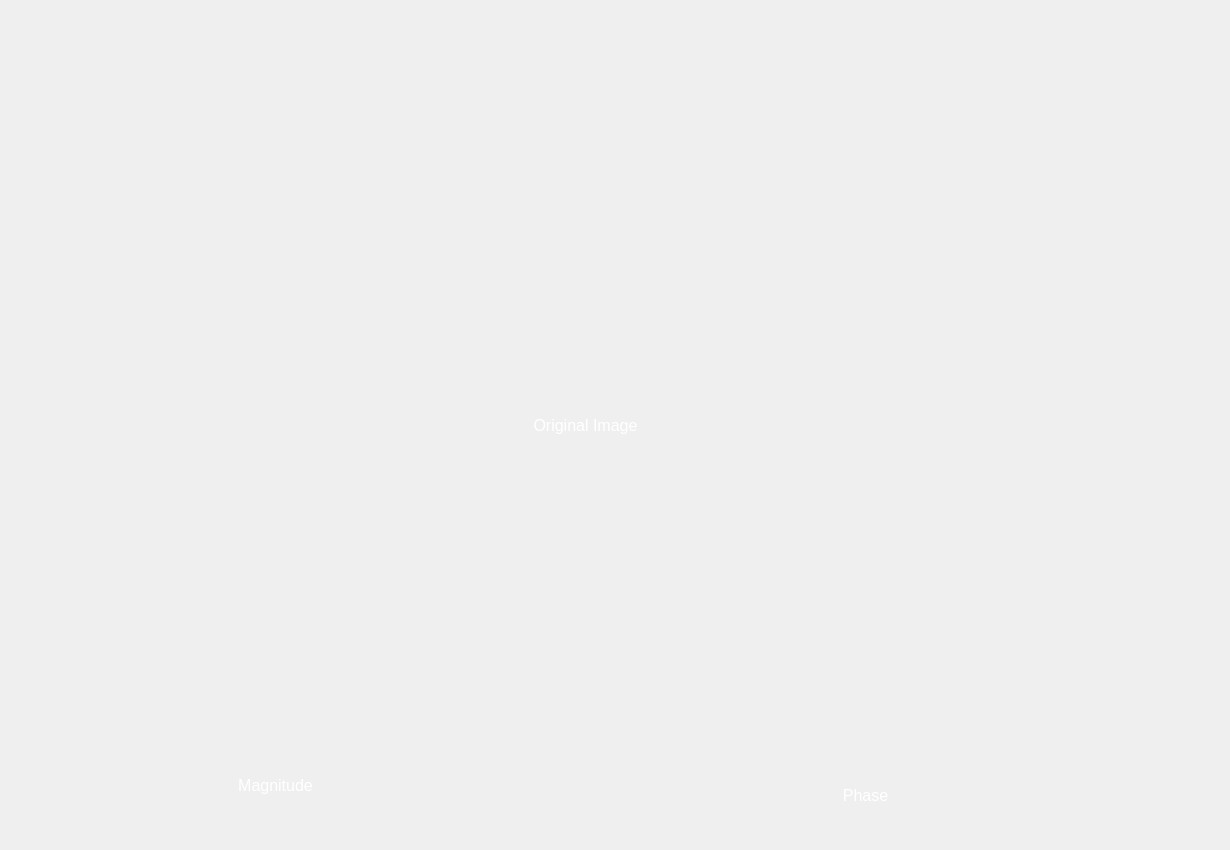
   <widget class="QWidget" name="tab_6">
    <attribute name="title">
     <string>Fourier</string>
    </attribute>
    <widget class="QWidget" name="widget_11" native="true">
     <property name="geometry">
      <rect>
       <x>280</x>
       <y>10</y>
       <width>571</width>
       <height>391</height>
      </rect>
     </property>
    </widget>
    <widget class="QWidget" name="widget_12" native="true">
     <property name="geometry">
      <rect>
       <x>60</x>
       <y>470</y>
       <width>461</width>
       <height>291</height>
      </rect>
     </property>
    </widget>
    <widget class="QWidget" name="widget_13" native="true">
     <property name="geometry">
      <rect>
       <x>640</x>
       <y>470</y>
       <width>451</width>
       <height>291</height>
      </rect>
     </property>
    </widget>
    <widget class="QLabel" name="label_12">
     <property name="geometry">
      <rect>
       <x>460</x>
       <y>410</y>
       <width>251</width>
       <height>31</height>
      </rect>
     </property>
     <property name="font">
      <font>
       <pointsize>12</pointsize>
      </font>
     </property>
     <property name="styleSheet">
      <string notr="true">color: rgb(255, 255, 255);</string>
     </property>
     <property name="frameShape">
      <enum>QFrame::NoFrame</enum>
     </property>
     <property name="text">
      <string>Original Image</string>
     </property>
     <property name="alignment">
      <set>Qt::AlignCenter</set>
     </property>
    </widget>
    <widget class="QLabel" name="label_13">
     <property name="geometry">
      <rect>
       <x>150</x>
       <y>770</y>
       <width>251</width>
       <height>31</height>
      </rect>
     </property>
     <property name="font">
      <font>
       <pointsize>12</pointsize>
      </font>
     </property>
     <property name="styleSheet">
      <string notr="true">color: rgb(255, 255, 255);</string>
     </property>
     <property name="text">
      <string>Magnitude</string>
     </property>
     <property name="alignment">
      <set>Qt::AlignCenter</set>
     </property>
    </widget>
    <widget class="QLabel" name="label_14">
     <property name="geometry">
      <rect>
       <x>740</x>
       <y>780</y>
       <width>251</width>
       <height>31</height>
      </rect>
     </property>
     <property name="font">
      <font>
       <pointsize>12</pointsize>
      </font>
     </property>
     <property name="styleSheet">
      <string notr="true">color: rgb(255, 255, 255);</string>
     </property>
     <property name="text">
      <string>Phase</string>
     </property>
     <property name="alignment">
      <set>Qt::AlignCenter</set>
     </property>
    </widget>
    <widget class="QLabel" name="bg_3">
     <property name="geometry">
      <rect>
       <x>0</x>
       <y>-20</y>
       <width>1221</width>
       <height>841</height>
      </rect>
     </property>
     <property name="text">
      <string/>
     </property>
     <property name="pixmap">
      <pixmap>C:/Users/Ahmed/Downloads/abstract-realistic-technology-particle-background_52683-33064.jpg</pixmap>
     </property>
     <property name="scaledContents">
      <bool>true</bool>
     </property>
    </widget>
    <zorder>bg_3</zorder>
    <zorder>widget_11</zorder>
    <zorder>widget_12</zorder>
    <zorder>widget_13</zorder>
    <zorder>label_12</zorder>
    <zorder>label_13</zorder>
    <zorder>label_14</zorder>
   </widget>
